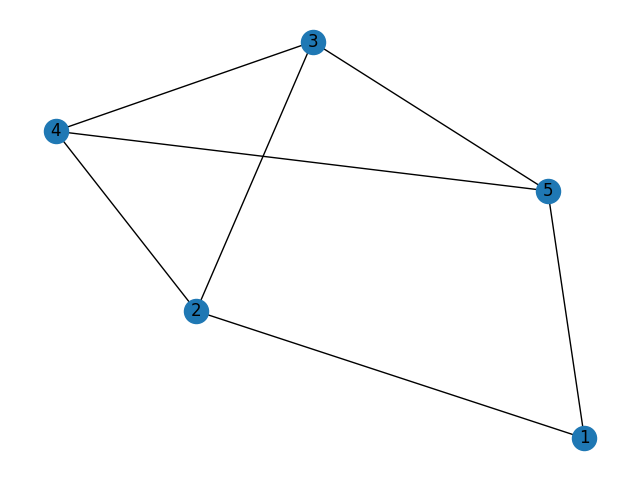

Source code (Python):
import networkx as nx
import matplotlib.pyplot as plt

# Create a multigraph with 5 nodes and 7 edges
G = nx.MultiGraph()
G.add_nodes_from([1, 2, 3, 4, 5])
G.add_edges_from([(1,2), (2,3), (3,4), (4,5), (5,1), (2,4), (3,5)])

# Draw the graph using NetworkX and Matplotlib
nx.draw(G, with_labels=True)
plt.show()
